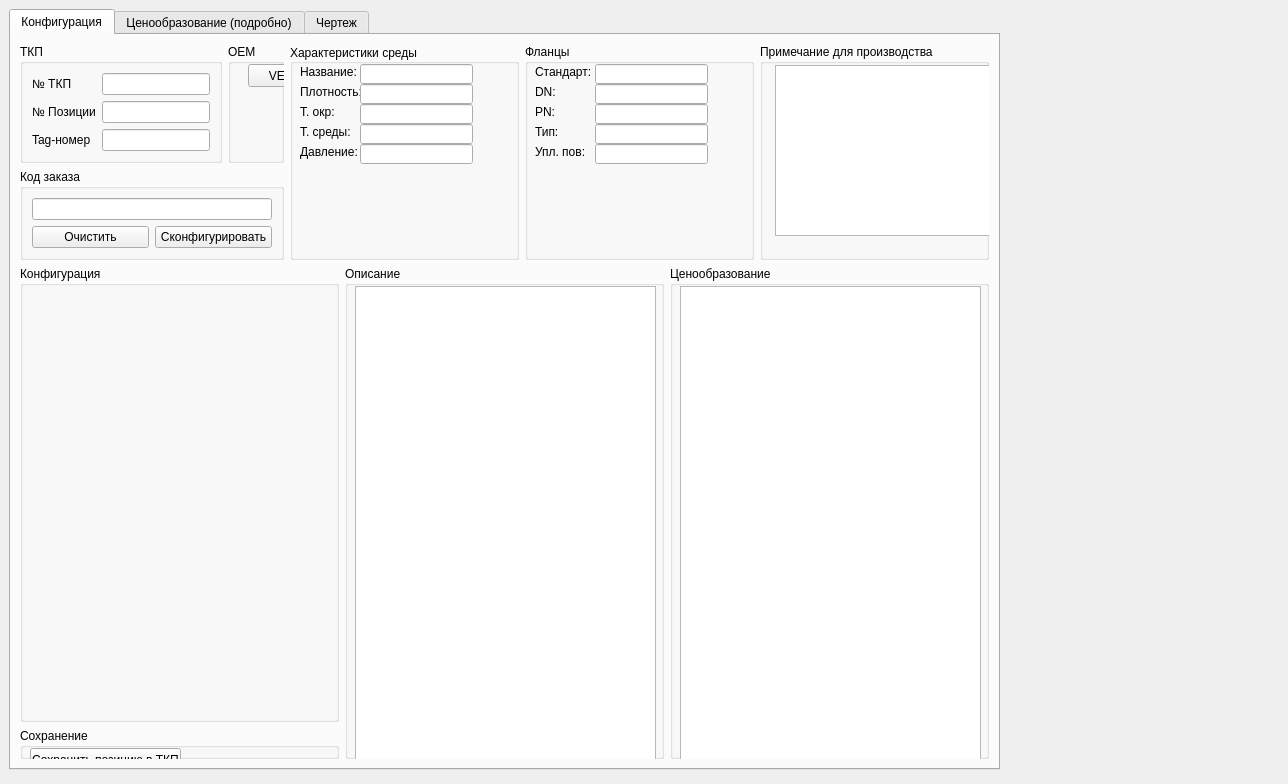
<?xml version="1.0" encoding="UTF-8"?>
<ui version="4.0">
 <class>NotFigurator</class>
 <widget class="QWidget" name="NotFigurator">
  <property name="geometry">
   <rect>
    <x>0</x>
    <y>0</y>
    <width>1288</width>
    <height>784</height>
   </rect>
  </property>
  <property name="windowTitle">
   <string>NotFigurator</string>
  </property>
  <widget class="QTabWidget" name="tabWidget">
   <property name="geometry">
    <rect>
     <x>9</x>
     <y>9</y>
     <width>991</width>
     <height>761</height>
    </rect>
   </property>
   <property name="currentIndex">
    <number>0</number>
   </property>
   <widget class="QWidget" name="tab">
    <attribute name="title">
     <string>Конфигурация</string>
    </attribute>
    <layout class="QVBoxLayout" name="verticalLayout_10">
     <item>
      <layout class="QHBoxLayout" name="horizontalLayout_5">
       <item>
        <layout class="QVBoxLayout" name="verticalLayout_8">
         <item>
          <layout class="QHBoxLayout" name="horizontalLayout_4">
           <item>
            <widget class="QGroupBox" name="groupBox_2">
             <property name="title">
              <string>ТКП</string>
             </property>
             <layout class="QFormLayout" name="formLayout">
              <item row="0" column="0">
               <widget class="QLabel" name="label_10">
                <property name="text">
                 <string>№ ТКП</string>
                </property>
               </widget>
              </item>
              <item row="0" column="1">
               <widget class="QLineEdit" name="lineEdit_2">
                <property name="alignment">
                 <set>Qt::AlignRight|Qt::AlignTrailing|Qt::AlignVCenter</set>
                </property>
               </widget>
              </item>
              <item row="1" column="0">
               <widget class="QLabel" name="label_11">
                <property name="text">
                 <string>№ Позиции</string>
                </property>
               </widget>
              </item>
              <item row="1" column="1">
               <widget class="QLineEdit" name="lineEdit_3">
                <property name="alignment">
                 <set>Qt::AlignRight|Qt::AlignTrailing|Qt::AlignVCenter</set>
                </property>
               </widget>
              </item>
              <item row="2" column="0">
               <widget class="QLabel" name="label_12">
                <property name="text">
                 <string>Tag-номер</string>
                </property>
               </widget>
              </item>
              <item row="2" column="1">
               <widget class="QLineEdit" name="lineEdit_4">
                <property name="alignment">
                 <set>Qt::AlignRight|Qt::AlignTrailing|Qt::AlignVCenter</set>
                </property>
               </widget>
              </item>
             </layout>
            </widget>
           </item>
           <item>
            <widget class="QGroupBox" name="groupBox_10">
             <property name="sizePolicy">
              <sizepolicy hsizetype="Expanding" vsizetype="Preferred">
               <horstretch>0</horstretch>
               <verstretch>0</verstretch>
              </sizepolicy>
             </property>
             <property name="title">
              <string>OEM</string>
             </property>
             <widget class="QPushButton" name="pushButton_6">
              <property name="geometry">
               <rect>
                <x>20</x>
                <y>20</y>
                <width>75</width>
                <height>23</height>
               </rect>
              </property>
              <property name="text">
               <string>VEGA</string>
              </property>
             </widget>
            </widget>
           </item>
          </layout>
         </item>
         <item>
          <widget class="QGroupBox" name="groupBox_3">
           <property name="sizePolicy">
            <sizepolicy hsizetype="Expanding" vsizetype="Preferred">
             <horstretch>0</horstretch>
             <verstretch>0</verstretch>
            </sizepolicy>
           </property>
           <property name="title">
            <string>Код заказа</string>
           </property>
           <layout class="QVBoxLayout" name="verticalLayout_7">
            <item>
             <widget class="QLineEdit" name="lineEdit">
              <property name="alignment">
               <set>Qt::AlignRight|Qt::AlignTrailing|Qt::AlignVCenter</set>
              </property>
             </widget>
            </item>
            <item>
             <layout class="QHBoxLayout" name="horizontalLayout_3">
              <item>
               <widget class="QPushButton" name="pushButton_2">
                <property name="text">
                 <string>Очистить</string>
                </property>
                <property name="checkable">
                 <bool>true</bool>
                </property>
                <property name="autoDefault">
                 <bool>false</bool>
                </property>
                <property name="default">
                 <bool>false</bool>
                </property>
                <property name="flat">
                 <bool>false</bool>
                </property>
               </widget>
              </item>
              <item>
               <widget class="QPushButton" name="pushButton">
                <property name="text">
                 <string>Сконфигурировать</string>
                </property>
               </widget>
              </item>
             </layout>
            </item>
           </layout>
          </widget>
         </item>
        </layout>
       </item>
       <item>
        <widget class="QGroupBox" name="groupBox_7">
         <property name="sizePolicy">
          <sizepolicy hsizetype="Expanding" vsizetype="Preferred">
           <horstretch>0</horstretch>
           <verstretch>0</verstretch>
          </sizepolicy>
         </property>
         <property name="title">
          <string>Характеристики среды</string>
         </property>
         <property name="alignment">
          <set>Qt::AlignLeading|Qt::AlignLeft|Qt::AlignVCenter</set>
         </property>
         <widget class="QLabel" name="label_13">
          <property name="geometry">
           <rect>
            <x>10</x>
            <y>20</y>
            <width>61</width>
            <height>16</height>
           </rect>
          </property>
          <property name="text">
           <string>Название:</string>
          </property>
         </widget>
         <widget class="QLineEdit" name="lineEdit_5">
          <property name="geometry">
           <rect>
            <x>70</x>
            <y>20</y>
            <width>113</width>
            <height>20</height>
           </rect>
          </property>
         </widget>
         <widget class="QLabel" name="label_14">
          <property name="geometry">
           <rect>
            <x>10</x>
            <y>40</y>
            <width>61</width>
            <height>16</height>
           </rect>
          </property>
          <property name="text">
           <string>Плотность:</string>
          </property>
         </widget>
         <widget class="QLineEdit" name="lineEdit_6">
          <property name="geometry">
           <rect>
            <x>70</x>
            <y>40</y>
            <width>113</width>
            <height>20</height>
           </rect>
          </property>
         </widget>
         <widget class="QLabel" name="label_15">
          <property name="geometry">
           <rect>
            <x>10</x>
            <y>60</y>
            <width>61</width>
            <height>16</height>
           </rect>
          </property>
          <property name="text">
           <string>Т. окр:</string>
          </property>
         </widget>
         <widget class="QLineEdit" name="lineEdit_7">
          <property name="geometry">
           <rect>
            <x>70</x>
            <y>60</y>
            <width>113</width>
            <height>20</height>
           </rect>
          </property>
         </widget>
         <widget class="QLabel" name="label_16">
          <property name="geometry">
           <rect>
            <x>10</x>
            <y>80</y>
            <width>61</width>
            <height>16</height>
           </rect>
          </property>
          <property name="text">
           <string>Т. среды:</string>
          </property>
         </widget>
         <widget class="QLineEdit" name="lineEdit_8">
          <property name="geometry">
           <rect>
            <x>70</x>
            <y>80</y>
            <width>113</width>
            <height>20</height>
           </rect>
          </property>
         </widget>
         <widget class="QLabel" name="label_17">
          <property name="geometry">
           <rect>
            <x>10</x>
            <y>100</y>
            <width>61</width>
            <height>16</height>
           </rect>
          </property>
          <property name="text">
           <string>Давление:</string>
          </property>
         </widget>
         <widget class="QLineEdit" name="lineEdit_9">
          <property name="geometry">
           <rect>
            <x>70</x>
            <y>100</y>
            <width>113</width>
            <height>20</height>
           </rect>
          </property>
         </widget>
        </widget>
       </item>
       <item>
        <widget class="QGroupBox" name="groupBox_8">
         <property name="sizePolicy">
          <sizepolicy hsizetype="Expanding" vsizetype="Preferred">
           <horstretch>0</horstretch>
           <verstretch>0</verstretch>
          </sizepolicy>
         </property>
         <property name="title">
          <string>Фланцы</string>
         </property>
         <widget class="QLabel" name="label_18">
          <property name="geometry">
           <rect>
            <x>10</x>
            <y>20</y>
            <width>61</width>
            <height>16</height>
           </rect>
          </property>
          <property name="text">
           <string>Стандарт:</string>
          </property>
         </widget>
         <widget class="QLineEdit" name="lineEdit_10">
          <property name="geometry">
           <rect>
            <x>70</x>
            <y>40</y>
            <width>113</width>
            <height>20</height>
           </rect>
          </property>
         </widget>
         <widget class="QLineEdit" name="lineEdit_11">
          <property name="geometry">
           <rect>
            <x>70</x>
            <y>80</y>
            <width>113</width>
            <height>20</height>
           </rect>
          </property>
         </widget>
         <widget class="QLabel" name="label_19">
          <property name="geometry">
           <rect>
            <x>10</x>
            <y>60</y>
            <width>61</width>
            <height>16</height>
           </rect>
          </property>
          <property name="text">
           <string>PN:</string>
          </property>
         </widget>
         <widget class="QLabel" name="label_20">
          <property name="geometry">
           <rect>
            <x>10</x>
            <y>100</y>
            <width>61</width>
            <height>16</height>
           </rect>
          </property>
          <property name="text">
           <string>Упл. пов:</string>
          </property>
         </widget>
         <widget class="QLineEdit" name="lineEdit_12">
          <property name="geometry">
           <rect>
            <x>70</x>
            <y>100</y>
            <width>113</width>
            <height>20</height>
           </rect>
          </property>
         </widget>
         <widget class="QLabel" name="label_21">
          <property name="geometry">
           <rect>
            <x>10</x>
            <y>80</y>
            <width>61</width>
            <height>16</height>
           </rect>
          </property>
          <property name="text">
           <string>Тип:</string>
          </property>
         </widget>
         <widget class="QLabel" name="label_22">
          <property name="geometry">
           <rect>
            <x>10</x>
            <y>40</y>
            <width>61</width>
            <height>16</height>
           </rect>
          </property>
          <property name="text">
           <string>DN:</string>
          </property>
         </widget>
         <widget class="QLineEdit" name="lineEdit_13">
          <property name="geometry">
           <rect>
            <x>70</x>
            <y>60</y>
            <width>113</width>
            <height>20</height>
           </rect>
          </property>
         </widget>
         <widget class="QLineEdit" name="lineEdit_14">
          <property name="geometry">
           <rect>
            <x>70</x>
            <y>20</y>
            <width>113</width>
            <height>20</height>
           </rect>
          </property>
         </widget>
        </widget>
       </item>
       <item>
        <widget class="QGroupBox" name="groupBox_9">
         <property name="sizePolicy">
          <sizepolicy hsizetype="Expanding" vsizetype="Preferred">
           <horstretch>0</horstretch>
           <verstretch>0</verstretch>
          </sizepolicy>
         </property>
         <property name="title">
          <string>Примечание для производства</string>
         </property>
         <widget class="QTextEdit" name="textEdit">
          <property name="geometry">
           <rect>
            <x>15</x>
            <y>21</y>
            <width>281</width>
            <height>171</height>
           </rect>
          </property>
          <property name="sizePolicy">
           <sizepolicy hsizetype="Fixed" vsizetype="Fixed">
            <horstretch>0</horstretch>
            <verstretch>0</verstretch>
           </sizepolicy>
          </property>
         </widget>
        </widget>
       </item>
      </layout>
     </item>
     <item>
      <layout class="QHBoxLayout" name="horizontalLayout_8">
       <item>
        <layout class="QVBoxLayout" name="verticalLayout_9">
         <item>
          <widget class="QGroupBox" name="groupBox">
           <property name="sizePolicy">
            <sizepolicy hsizetype="Preferred" vsizetype="Expanding">
             <horstretch>0</horstretch>
             <verstretch>0</verstretch>
            </sizepolicy>
           </property>
           <property name="title">
            <string>Конфигурация</string>
           </property>
          </widget>
         </item>
         <item>
          <widget class="QGroupBox" name="groupBox_4">
           <property name="title">
            <string>Сохранение</string>
           </property>
           <widget class="QPushButton" name="pushButton_4">
            <property name="geometry">
             <rect>
              <x>10</x>
              <y>20</y>
              <width>151</width>
              <height>23</height>
             </rect>
            </property>
            <property name="text">
             <string>Сохранить позицию в ТКП</string>
            </property>
           </widget>
           <widget class="QPushButton" name="pushButton_5">
            <property name="geometry">
             <rect>
              <x>10</x>
              <y>50</y>
              <width>151</width>
              <height>23</height>
             </rect>
            </property>
            <property name="text">
             <string>Экспортировать в Excel</string>
            </property>
           </widget>
          </widget>
         </item>
        </layout>
       </item>
       <item>
        <widget class="QGroupBox" name="groupBox_5">
         <property name="title">
          <string>Описание</string>
         </property>
         <widget class="QTextEdit" name="textEdit_2">
          <property name="geometry">
           <rect>
            <x>10</x>
            <y>20</y>
            <width>301</width>
            <height>481</height>
           </rect>
          </property>
         </widget>
        </widget>
       </item>
       <item>
        <widget class="QGroupBox" name="groupBox_6">
         <property name="title">
          <string>Ценообразование</string>
         </property>
         <widget class="QTableView" name="tableView">
          <property name="geometry">
           <rect>
            <x>10</x>
            <y>20</y>
            <width>301</width>
            <height>481</height>
           </rect>
          </property>
          <property name="sizePolicy">
           <sizepolicy hsizetype="Expanding" vsizetype="Expanding">
            <horstretch>0</horstretch>
            <verstretch>0</verstretch>
           </sizepolicy>
          </property>
         </widget>
        </widget>
       </item>
      </layout>
     </item>
    </layout>
   </widget>
   <widget class="QWidget" name="tab_2">
    <attribute name="title">
     <string>Ценообразование (подробно)</string>
    </attribute>
   </widget>
   <widget class="QWidget" name="tab_3">
    <attribute name="title">
     <string>Чертеж</string>
    </attribute>
   </widget>
  </widget>
 </widget>
 <resources/>
 <connections>
  <connection>
   <sender>pushButton_2</sender>
   <signal>clicked()</signal>
   <receiver>lineEdit</receiver>
   <slot>clear()</slot>
   <hints>
    <hint type="sourcelabel">
     <x>59</x>
     <y>243</y>
    </hint>
    <hint type="destinationlabel">
     <x>177</x>
     <y>211</y>
    </hint>
   </hints>
  </connection>
 </connections>
</ui>
